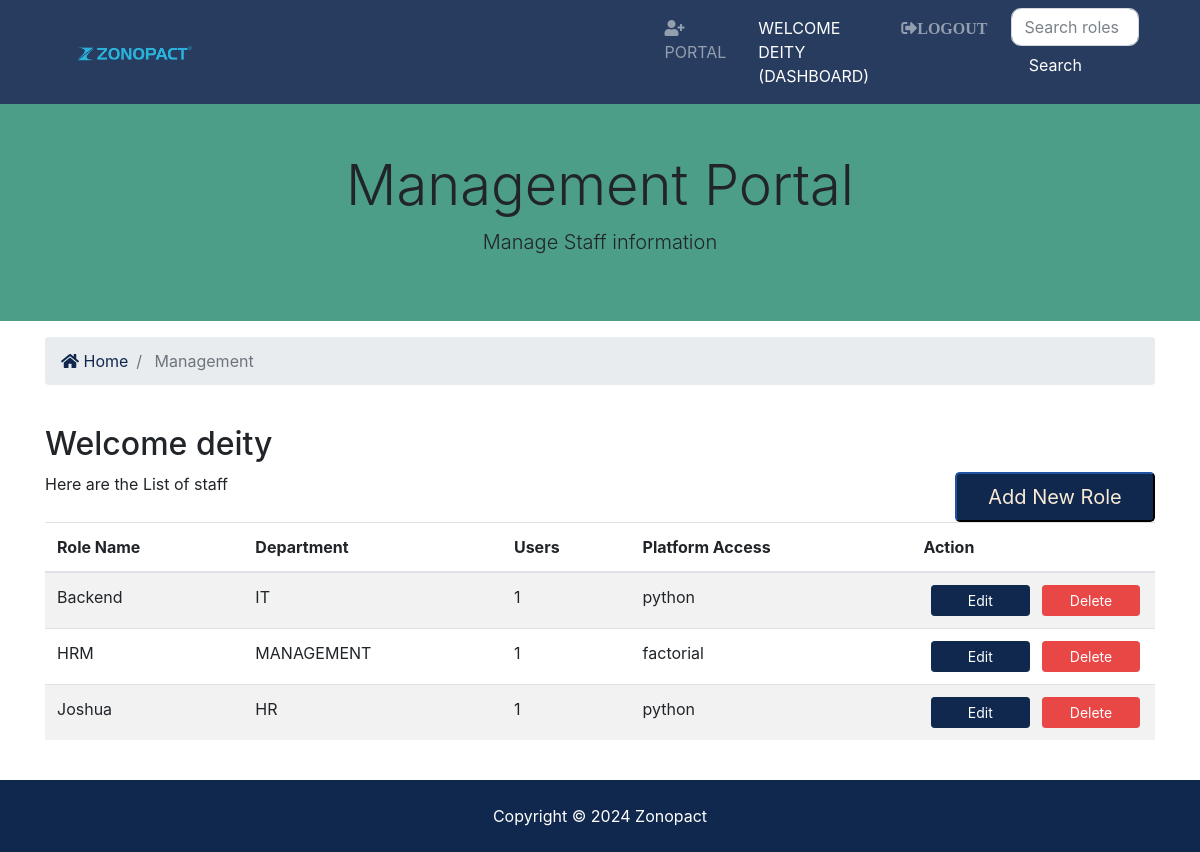
The page /management/dashboard/ (signed in) on the database as committed earlier.
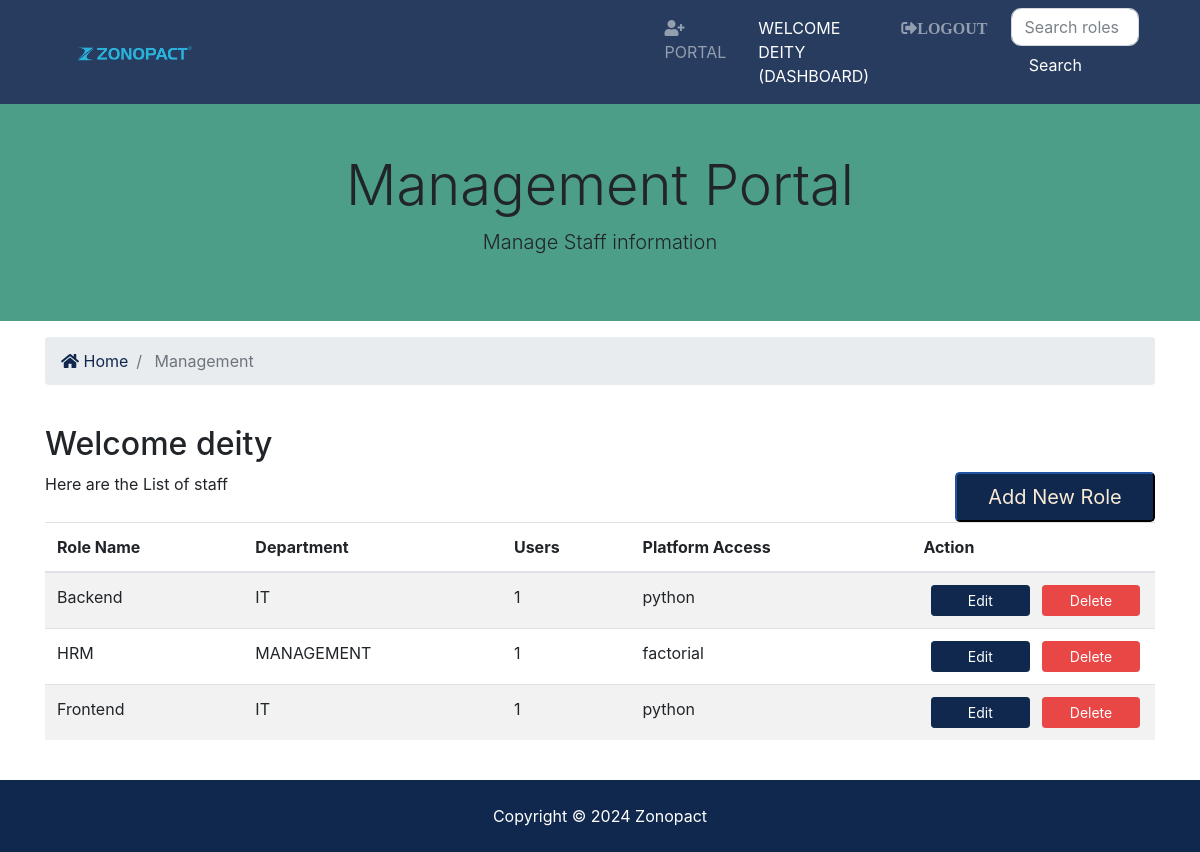
The same page on the database as committed later.
### management/models.py (models this page shows, shortened)
class CustomUser(AbstractUser):
    employee_id = models.CharField(max_length=10, unique=True, null='-')
    is_manager = models.BooleanField(default=False)
    department = models.ForeignKey(Department, on_delete=models.SET_NULL, null=True, blank=True)
    role = models.ForeignKey(Role, on_delete=models.SET_NULL, null=True, blank=True)

class Role(models.Model):
    name = models.CharField(max_length=100)
    department = models.ForeignKey(Department, on_delete=models.CASCADE)
    platform_access = models.CharField(max_length=255)

class Department(models.Model):
    name = models.CharField(max_length=100, unique=True, null=True)
    def __str__(self):
        return self.name

### management/decorators.py (the view)
    def wrapper_func(request, *args, **kwargs):
        if not request.user.is_authenticated:
            return redirect('login')
        elif not request.user.is_manager:
            return render(request, 'roles/no_access.html')
        else:
            return view_func(request, *args, **kwargs)

### management/views.py (called while the page is built)
@login_required
@manager_required
def dashboard(request,):
    roles = Role.objects.all()
    dept = CustomUser.objects.filter(department=1)
    count_dept = dept.count()
    search_query = request.GET.get('search', '')
    if search_query:
        roles = roles.filter(name__icontains=search_query)
    paginator = Paginator(roles, 10)  # Paginate roles, 10 per page
    page_number = request.GET.get('page')
    page_obj = paginator.get_page(page_number)
    return render(request, 'roles/management_dashboard.html', {'page_obj': page_obj, 'search_query': search_query, 'count_dept':count_dept})

### templates/roles/management_dashboard.html (shortened to what this page needs)
{% extends 'base.html' %}
{% block content %}
<section id="showcase-inner" class="py-5">
        <div class="container">
          <div class="row text-center">
            <div class="col-md-12">
              <h1 class="display-4">Management Portal</h1>
              <p class="lead">Manage Staff information</p>
            </div>
          </div>
        </div>
</section>
      <section id="bc" class="mt-3">
        <div class="container">
          <nav aria-label="breadcrumb">
            <ol class="breadcrumb">
              <li class="breadcrumb-item">
                <a href="{% url 'index' %}">
                  <i class="fas fa-home"></i> Home</a>
              </li>
              <li class="breadcrumb-item active"> Management</li>
            </ol>
          </nav>
        </div>
      </section>
      <section id="dashboard" class="py-4">
        <div class="container">
          <div class="row">
            <div class="col-md-12">
              <h2>Welcome {{ user }}</h2>
              <div>
              <button class="btn-primary btn-block btn-lg" data-toggle="modal" style="float: right; width:200px;" data-target="#inquiryModal"><a href="{% url 'add_role' %}" style="color: antiquewhite;">Add New Role</a></button>
              </div>
              {% if page_obj %}
              <p>Here are the List of staff</p>
              <table class="table table-striped">
                <thead>
                    <tr>
                        <th>Role Name</th>
                        <th>Department</th>
                        <th>Users</th>
                        <th>Platform Access</th>
                        <th>Action</th>
                    </tr>
                </thead>
                <tbody>
                    {% for role in page_obj %}
                    <tr>
                        <td>{{ role.name }}</td>
                        <td>{{ role.department }}</td>
                        <td>{{ count_dept }}</td>
                        <td>{{ role.platform_access }}</td>
                        <td>
                            <a href="#" class="btn btn-sm btn-primary">Edit</a>
                            <a href="#" class="btn btn-sm btn-danger">Delete</a>
                        </td>
                    </tr>
                    {% empty %}
                    <tr>
                        <td colspan="5" class="text-center">No roles found.</td>
                    </tr>
                    {% endfor %}
                </tbody>
              </table>
              {% else %}
                <p>You have not made any inquiries</p>
              {% endif %}
            </div>
          </div>
        </div>
      </section>
{% endblock %}

### templates/base.html (shortened to what this page needs)
{% load static %}
<!DOCTYPE html>
<html lang="en">
  <head>
    <link rel="stylesheet" href="{% static 'css/all.css' %}">
    <link rel="stylesheet" href="{% static 'css/bootstrap.css' %}">
    <link rel="stylesheet" href="{% static 'css/style.css' %}">
  </head>
  <body>
    {% include 'partials/_navbar.html' %}
    {% block content%}  {% endblock %}
   {% include 'partials/_footer.html' %}
  </body>
</html>

### templates/partials/_navbar.html (shortened to what this page needs)
<nav class="navbar navbar-expand-lg navbar-dark bg-primary sticky-top">
        <div class="container">
          <a class="navbar-brand" href="{% url 'dashboard' %}">
            <b><img src="/static/logo.png" style="width: 20%; margin-left: 30px;"></b>
          </a>
          <div class="collapse navbar-collapse" id="navbarNavAltMarkup">
            <ul class="navbar-nav ml-auto">
              {% if user.is_authenticated %}
              <li
                {% if 'role_list' in request.path %}
                class="nav-item active mr-3"
                {% else %}
                class="nav-item mr-3"
                {% endif %}
                >
                  <a class="nav-link" href="{% url 'role_list' %}">
                    <i class="fas fa-user-plus"></i> Portal </a>
              </li>
              <li
                {% if 'dashboard' in request.path %}
                  class="nav-item active mr-3"
                  {% else %}
                  class="nav-item mr-3"
                  {% endif %}
                  >
                  <a class="nav-link" href="{% url 'dashboard' %}">
                      Welcome {{ user.username }} (Dashboard)</a>
              </li>
                <li class="nav-item mr-3">
                  <a href="javascript:{document.getElementById('logout').submit()}" class="nav-link">
                    <i class="fas fa-sign-out-alt">Logout</i>
                  </a>
                </li>
                  <li class="nav-item mr-3">
                  <form method="GET" action="{% url 'role_list' %}">
                    <input type="text" name="search" value="{{ search_query }}" class="form-control mr-2" placeholder="Search roles">
                    <button type="submit" class="btn btn-primary">Search</button>
                  </form>
                </li>
              {% endif %}
            </ul>
          </div>
        </div>
      </nav>

### templates/partials/_footer.html
<footer id="main-footer" class="py-4 bg-primary text-white text-center" >
    <div class="footer">
        Copyright &copy;
        <span class="year"></span> Zonopact
    </div>
</footer>

### static/css/all.css (style rules this page uses)
.fa, .fas, .far, .fal, .fab { -moz-osx-font-smoothing: grayscale; -webkit-font-smoothing: antialiased; display: inline-block; font-style: normal; font-variant: normal; text-rendering: auto; line-height: 1; }
.fa-home:before { content: "\f015"; }
.fa-sign-out-alt:before { content: "\f2f5"; }
.fa-user-plus:before { content: "\f234"; }
.fa, .fas { font-family: 'Font Awesome 5 Free'; font-weight: 900; }

### static/css/style.css (style rules this page uses)
img { width: 100%; }
.navbar { opacity: 0.9; text-transform: uppercase; }
#showcase-inner { background: url(../img/building.jpg) no-repeat top center fixed/cover; position: relative; overflow: hidden; min-height: 200px; }
#showcase-inner::before { content: ''; position: absolute; top: 0; left: 0; min-height: 100%; width: 100%; background: rgba(32, 134, 107, 0.8); }

Rows that differ between the two databases and show on the page:
changed Role: name "Joshua" → "Frontend"; department "HR" → "IT"
